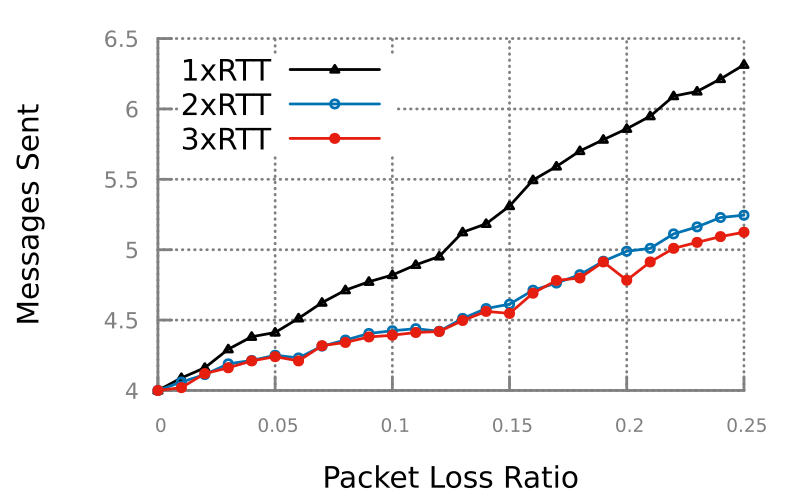

This chart was generated by the following gnuplot code:
#!/usr/bin/gnuplot
reset
load '../estimate/style.gp'

set output "h_packets_loss.pdf"

set xlabel "Packet Loss Ratio"
set ylabel "Messages Sent"

#set yrange[0:]
set key top left


plot \
"h_packets_loss.dat" using 1:2 title '1xRTT' with linespoints ls 8, \
"h_packets_loss.dat" using 1:3 title '2xRTT' with linespoints ls 6, \
"h_packets_loss.dat" using 1:4 title '3xRTT' with linespoints ls 7, \
